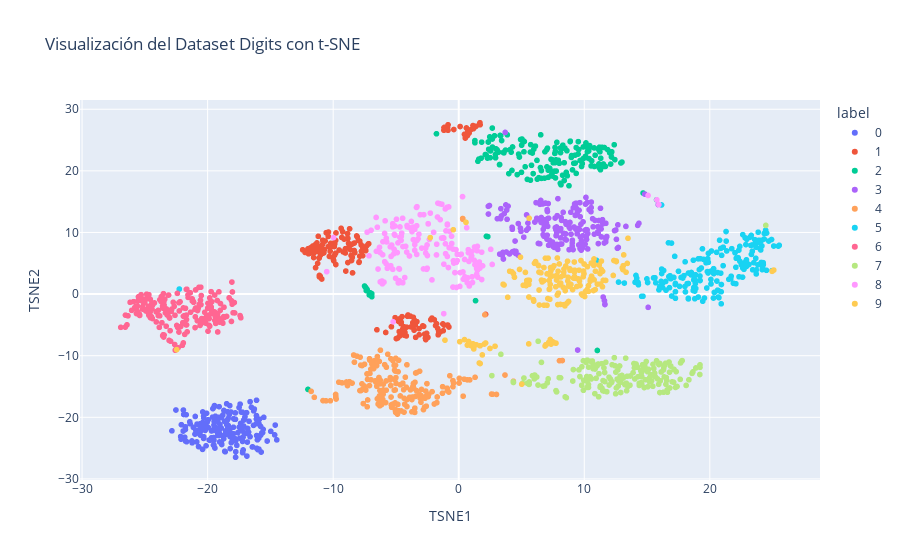

The notebook cell saved with this chart:
### Markdown cell above
## 5. t-SNE (t-distributed Stochastic Neighbor Embedding)

Ahora, aplicaremos t-SNE, una técnica no lineal, para ver si podemos obtener una mejor separación visual de los clusters de dígitos.

### Code cell
# Aplicamos t-SNE. Perplexity es un hiperparámetro importante.
tsne = TSNE(n_components=2, perplexity=100, random_state=1)
X_tsne = tsne.fit_transform(X_scaled)

# Creamos el DataFrame para Plotly
df_tsne = pd.DataFrame(data=X_tsne, columns=['TSNE1', 'TSNE2'])
df_tsne['label'] = y.astype(str)

# Visualizamos
fig = px.scatter(df_tsne, x='TSNE1', y='TSNE2', color='label',
                 title='Visualización del Dataset Digits con t-SNE',
                 labels={'color': 'Dígito'})
fig.show()

### Figure 1 — Plotly figure (JSON) as saved in the notebook; plotly's stock layout.template omitted (floating-point values rounded to 4 significant figures; data arrays with more than 128 entries replaced by an {"elided": "..."} marker saying what was removed)
{"data": [{"hovertemplate": "label=0<br>TSNE1=%{x}<br>TSNE2=%{y}<extra></extra>", "legendgroup": "0", "marker": {"color": "#636efa", "symbol": "circle"}, "mode": "markers", "name": "0", "showlegend": true, "type": "scattergl", "x": {"elided": "178 float values"}, "xaxis": "x", "y": {"elided": "178 float values"}, "yaxis": "y"}, {"hovertemplate": "label=1<br>TSNE1=%{x}<br>TSNE2=%{y}<extra></extra>", "legendgroup": "1", "marker": {"color": "#EF553B", "symbol": "circle"}, "mode": "markers", "name": "1", "showlegend": true, "type": "scattergl", "x": {"elided": "182 float values"}, "xaxis": "x", "y": {"elided": "182 float values"}, "yaxis": "y"}, {"hovertemplate": "label=2<br>TSNE1=%{x}<br>TSNE2=%{y}<extra></extra>", "legendgroup": "2", "marker": {"color": "#00cc96", "symbol": "circle"}, "mode": "markers", "name": "2", "showlegend": true, "type": "scattergl", "x": {"elided": "177 float values"}, "xaxis": "x", "y": {"elided": "177 float values"}, "yaxis": "y"}, {"hovertemplate": "label=3<br>TSNE1=%{x}<br>TSNE2=%{y}<extra></extra>", "legendgroup": "3", "marker": {"color": "#ab63fa", "symbol": "circle"}, "mode": "markers", "name": "3", "showlegend": true, "type": "scattergl", "x": {"elided": "183 float values"}, "xaxis": "x", "y": {"elided": "183 float values"}, "yaxis": "y"}, {"hovertemplate": "label=4<br>TSNE1=%{x}<br>TSNE2=%{y}<extra></extra>", "legendgroup": "4", "marker": {"color": "#FFA15A", "symbol": "circle"}, "mode": "markers", "name": "4", "showlegend": true, "type": "scattergl", "x": {"elided": "181 float values"}, "xaxis": "x", "y": {"elided": "181 float values"}, "yaxis": "y"}, {"hovertemplate": "label=5<br>TSNE1=%{x}<br>TSNE2=%{y}<extra></extra>", "legendgroup": "5", "marker": {"color": "#19d3f3", "symbol": "circle"}, "mode": "markers", "name": "5", "showlegend": true, "type": "scattergl", "x": {"elided": "182 float values"}, "xaxis": "x", "y": {"elided": "182 float values"}, "yaxis": "y"}, {"hovertemplate": "label=6<br>TSNE1=%{x}<br>TSNE2=%{y}<extra></extra>", "legendgroup": "6", "marker": {"color": "#FF6692", "symbol": "circle"}, "mode": "markers", "name": "6", "showlegend": true, "type": "scattergl", "x": {"elided": "181 float values"}, "xaxis": "x", "y": {"elided": "181 float values"}, "yaxis": "y"}, {"hovertemplate": "label=7<br>TSNE1=%{x}<br>TSNE2=%{y}<extra></extra>", "legendgroup": "7", "marker": {"color": "#B6E880", "symbol": "circle"}, "mode": "markers", "name": "7", "showlegend": true, "type": "scattergl", "x": {"elided": "179 float values"}, "xaxis": "x", "y": {"elided": "179 float values"}, "yaxis": "y"}, {"hovertemplate": "label=8<br>TSNE1=%{x}<br>TSNE2=%{y}<extra></extra>", "legendgroup": "8", "marker": {"color": "#FF97FF", "symbol": "circle"}, "mode": "markers", "name": "8", "showlegend": true, "type": "scattergl", "x": {"elided": "174 float values"}, "xaxis": "x", "y": {"elided": "174 float values"}, "yaxis": "y"}, {"hovertemplate": "label=9<br>TSNE1=%{x}<br>TSNE2=%{y}<extra></extra>", "legendgroup": "9", "marker": {"color": "#FECB52", "symbol": "circle"}, "mode": "markers", "name": "9", "showlegend": true, "type": "scattergl", "x": {"elided": "180 float values"}, "xaxis": "x", "y": {"elided": "180 float values"}, "yaxis": "y"}], "layout": {"legend": {"title": {"text": "label"}, "tracegroupgap": 0}, "title": {"text": "Visualización del Dataset Digits con t-SNE"}, "xaxis": {"anchor": "y", "domain": [0, 1], "title": {"text": "TSNE1"}}, "yaxis": {"anchor": "x", "domain": [0, 1], "title": {"text": "TSNE2"}}}}
